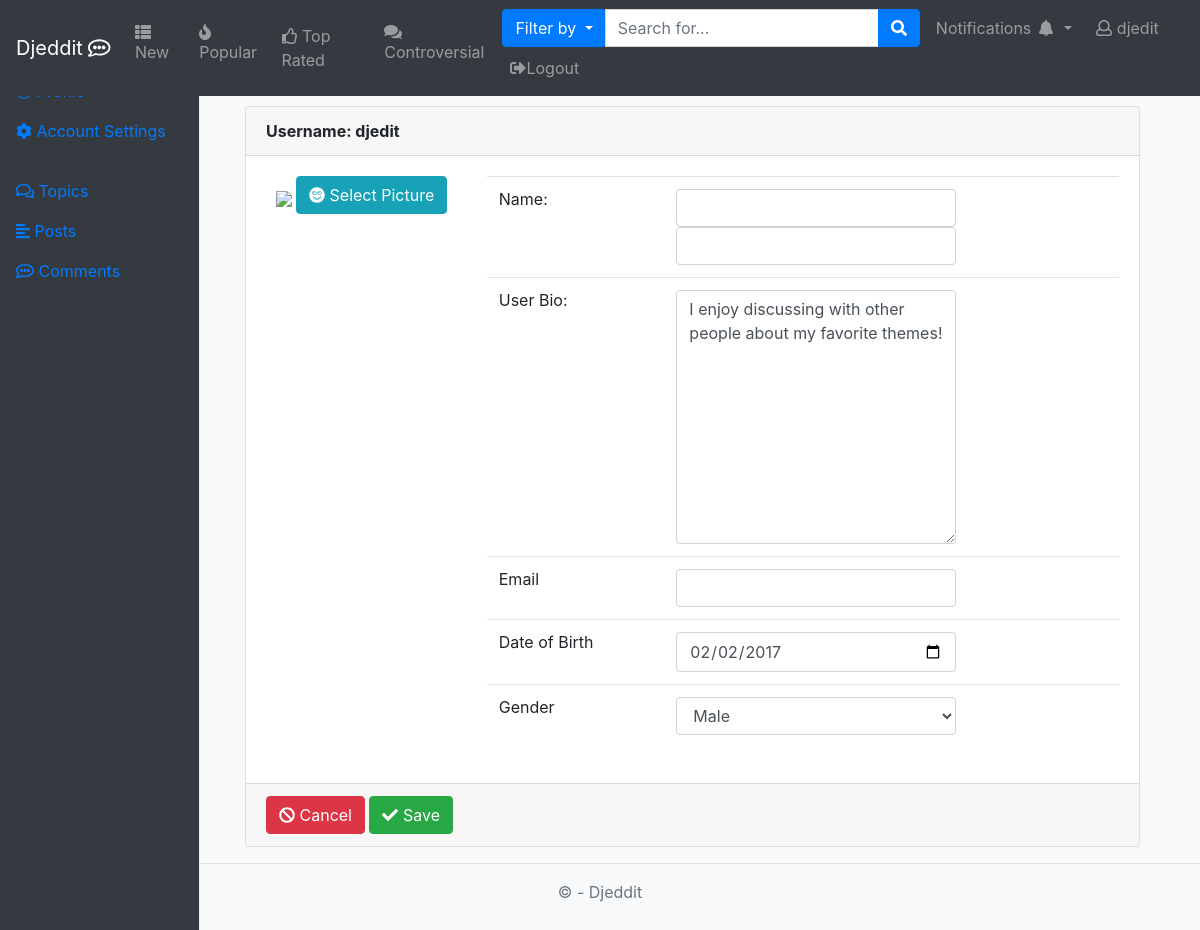
Page /user/djedit/edit/ (signed in) on the earlier database version.
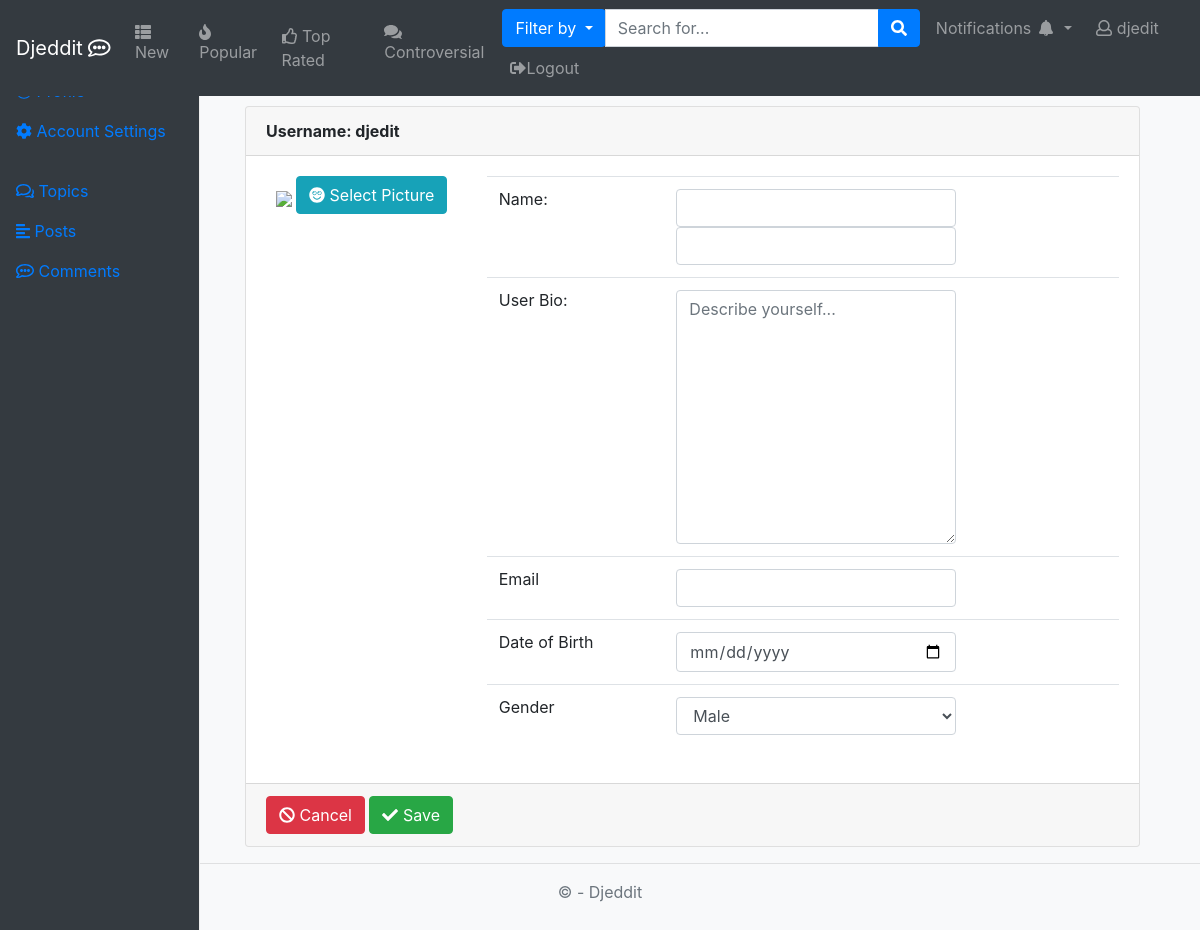
Same page on the later database version.
### app/models.py (models this page shows, shortened)
class Profile(models.Model):
    GENDER_CHOICES = (
        ('M', 'Male'),
        ('F', 'Female'),
        ('N', 'None')
    )
    user = models.OneToOneField(User, on_delete=models.CASCADE)
    user_details = models.CharField(max_length=200, blank=True)
    birth_date = models.DateField(null=True, blank=True)
    registration_date = models.DateField(null=False, default=datetime.now)
    user_picture = models.ImageField(upload_to='user_data/pictures/', default='user_data/pictures/pic.png',
                                     blank=True)
    gender = models.CharField(max_length=1, choices=GENDER_CHOICES, default='')
    topics = models.ManyToManyField(Topic)

### app/views.py (the view, shortened to what this page needs)
# urls.py: path('user/<str:username>/edit/', views.user_edit, name="user_edit"),
def user_edit(request, username):
    if request.user.is_authenticated and request.user.username == username:
        if request.method == 'POST':
            user_form = UserForm(request.POST, instance=request.user)
            profile_form = ProfileForm(request.POST, request.FILES, instance=request.user.profile)
            if user_form.is_valid() and profile_form.is_valid():
                user_form.save()
                profile_form.save()
                return user_page(request, username)
        else:
            user_form = UserForm(instance=request.user)
            profile_form = ProfileForm(instance=request.user.profile)
        return render(request, 'profile_edit.html', {
            'user_form': user_form,
            'profile_form': profile_form
        })

### app/forms.py
class UserForm(forms.ModelForm):
    class Meta:
        model = User
        fields = ('first_name', 'last_name', 'email')
    def __init__(self, *args, **kwargs):
        super(UserForm, self).__init__(*args, **kwargs)
        self.fields['first_name'].widget.attrs['class'] = 'form-control'
        self.fields['last_name'].widget.attrs['class'] = 'form-control'
        self.fields['email'].widget.attrs['class'] = 'form-control'

class ProfileForm(forms.ModelForm):
    class Meta:
        model = Profile
        fields = ('birth_date', 'user_details', 'user_picture', 'gender')
    def __init__(self, *args, **kwargs):
        super(ProfileForm, self).__init__(*args, **kwargs)
        self.fields['gender'].widget.attrs['class'] = 'form-control'
        self.fields['user_details'].widget = forms.Textarea(
            attrs={'class': 'form-control', 'placeholder': 'Describe yourself...'})
        self.fields['birth_date'].widget = forms.DateInput(
            attrs={'class': 'form-control', 'placeholder': 'Insert the Date of your Birth...', 'type':'date'})

### templates/profile_edit.html (shortened to what this page needs)
{% extends 'profile.html' %}
{% block profileContent %}
    <form method="post" action="." enctype="multipart/form-data">
        <div class="card bg-white">
            <div class="card-header">
                <strong>Username: {{ user.username }} </strong>
            </div>
            <div class="card-body">
                <div class="row">
                    <div class="col-md-3 col-lg-3 " align="center">
                        <img src="{{ MEDIA_URL }}{{ user.profile.user_picture }}" class="img-circle img-fluid" id="profile_pic">
                        <label for="id_user_picture" class="btn btn-info"><i class="fas fa-smile"></i> Select Picture</label>
                    </div>
                    <div class=" col-md-9 col-lg-9 ">
                        <table class="table table-user-information">
                            <tbody>
                            <tr>
                                <td>Name:</td>
                                <td>{{ user_form.first_name }} {{ user_form.last_name }}</td>
                            </tr>
                            <tr>
                                <td>User Bio:</td>
                                <td>{{ profile_form.user_details }}</td>
                            </tr>
                            <tr>
                                <td>Email</td>
                                <td>{{ user_form.email }}</td>
                            </tr>
                            <tr>
                                <td>Date of Birth</td>
                                <td>{{ profile_form.birth_date }}</td>
                            </tr>
                            <tr>
                                <td>Gender</td>
                                <td>{{ profile_form.gender }}</td>
                            </tr>
                            </tbody>
                        </table>
                    </div>
                </div>
            </div>
            <div class="card-footer">
                <a href="{% url 'user' username=user.username %}" class="btn btn-danger"><i class="fas fa-ban"></i>
                    Cancel</a>
                <button type="submit" class="btn btn-success"><i class="fas fa-check"></i> Save</button>
            </div>
        </div>
    </form>
{% endblock %}

Differences in the rows shown:
changed Profile "Male": user_details "I enjoy discussing with other people about my favorite themes!" → (not shown); birth_date "02/02/2017" → (not shown)
